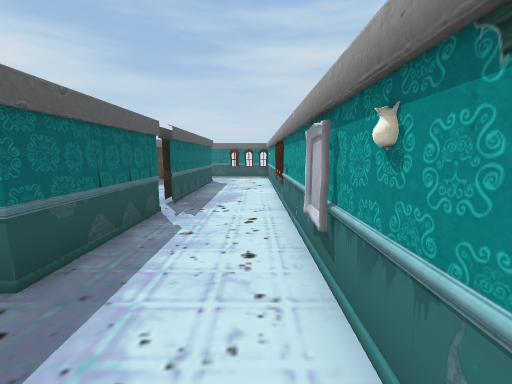
[1] (above)

22 first-person views from a walk through a scene from a Unity 3-D project. The camera is 1.4 m above the floor, tilts 8° down and sees 90° across. The floor is counted in squares, 1 m on a side. Each view is taken from the middle of a square. On the plan, view 1 faces up. The plan holds only what a view shows up to about 13 squares ahead; the rest is blank. Some surface patterns are stand-ins.

[2]
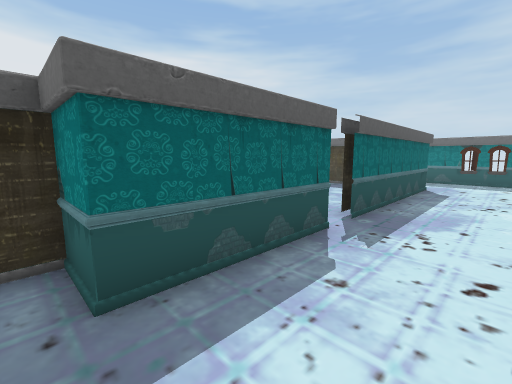

[3]
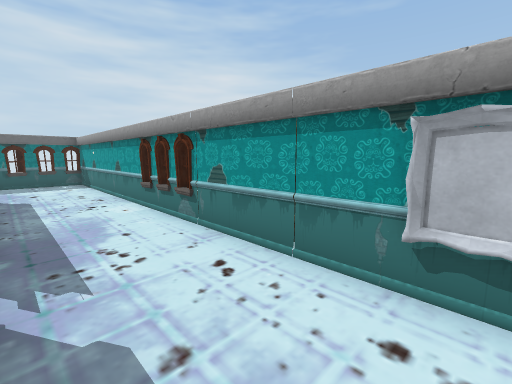

[4]
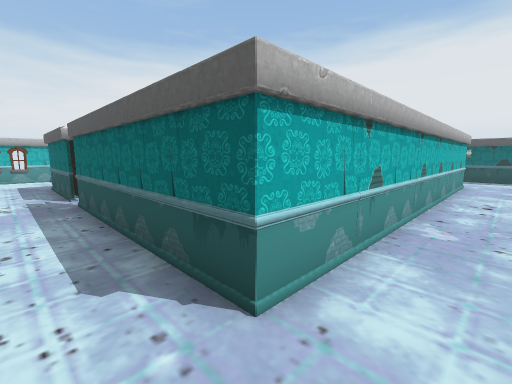

[5]
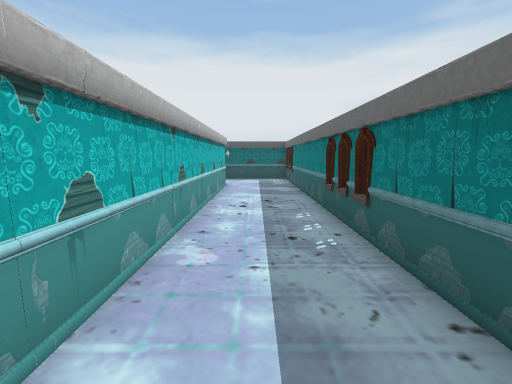

[6]
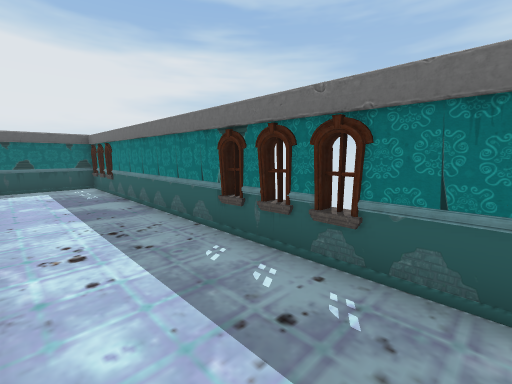

[7]
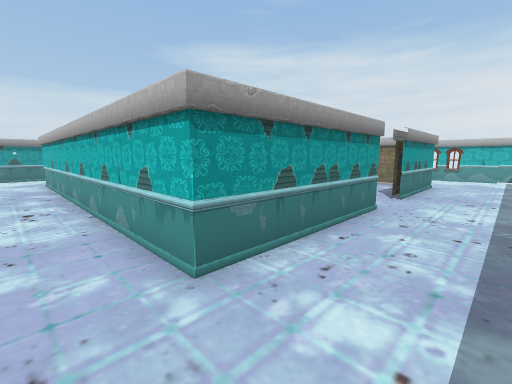

[8]
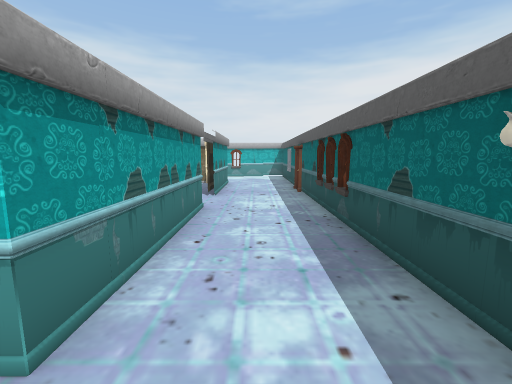

[9]
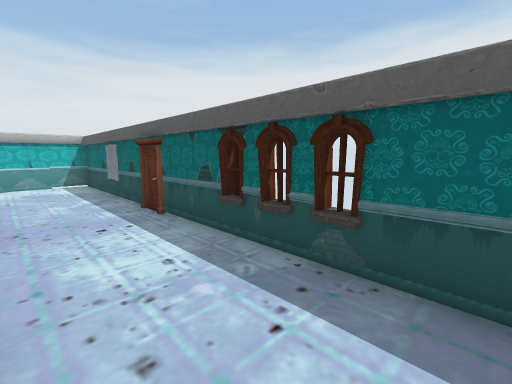

[10]
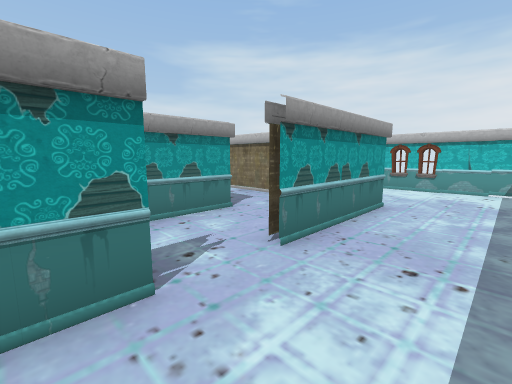

[11]
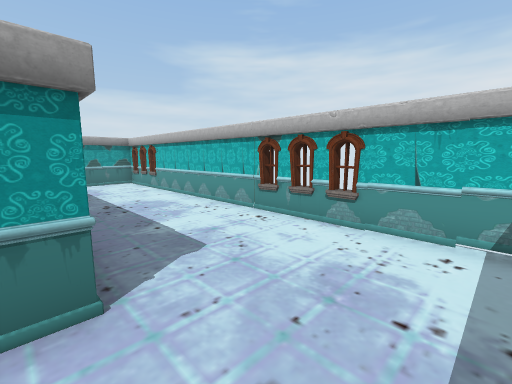

[12]
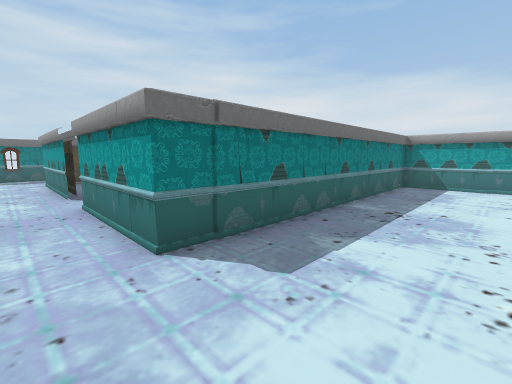

[13]
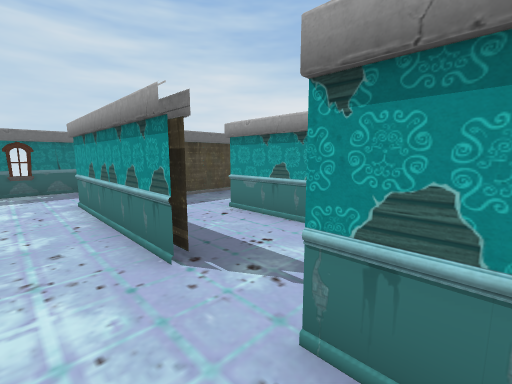

[14]
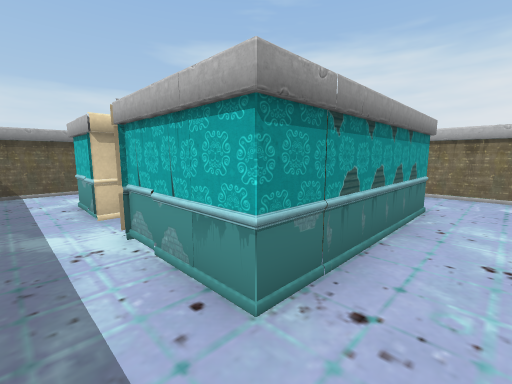

[15]
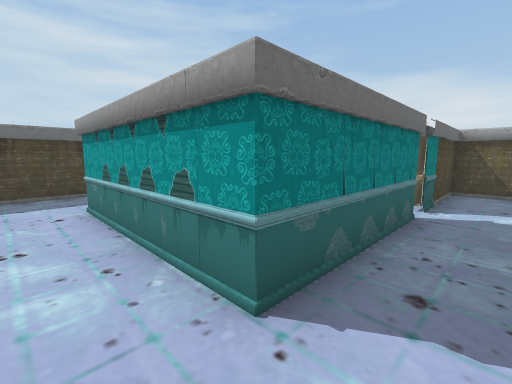

[16]
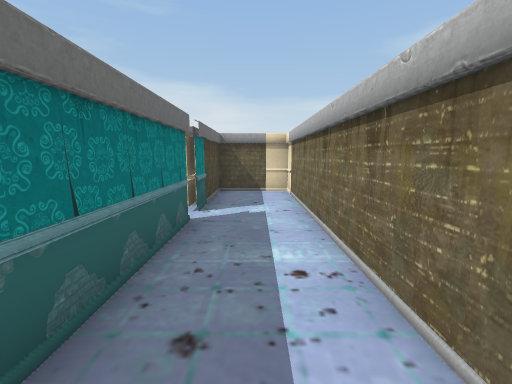

[17]
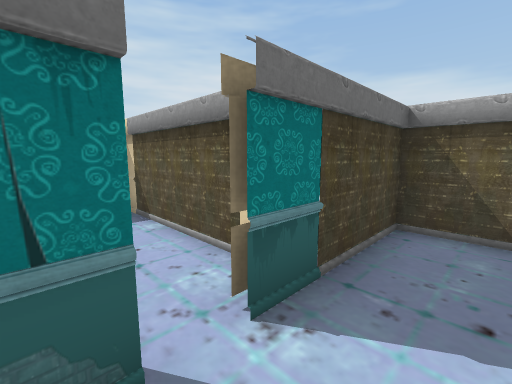

[18]
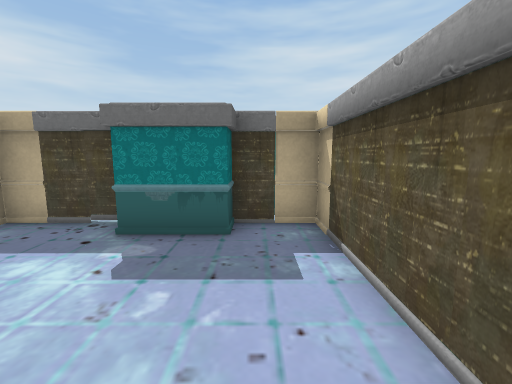

[19]
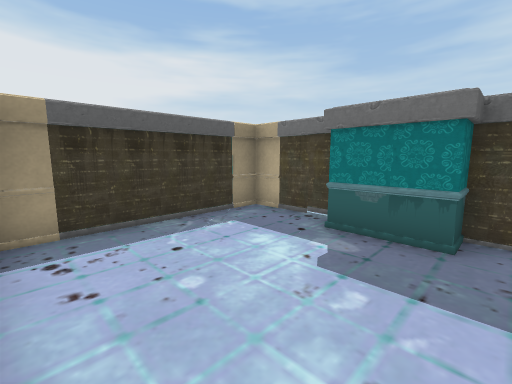

[20]
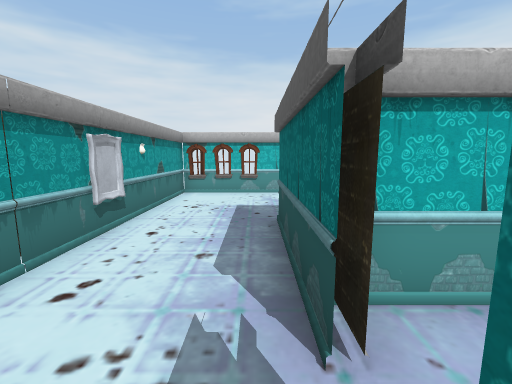

[21]
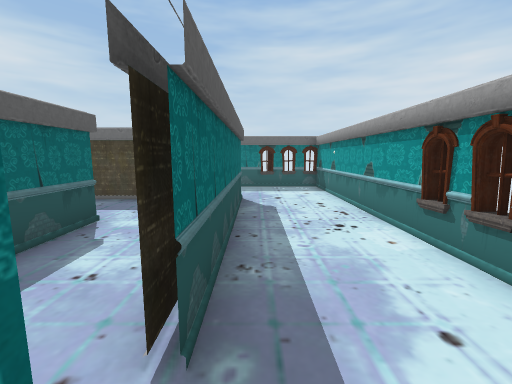

[22]
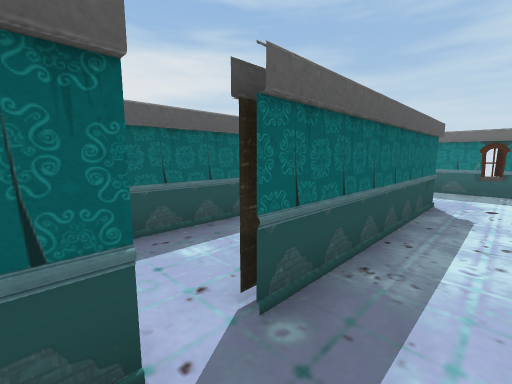

### Floor plan
Points are (right, up) in squares from view 1. A wall is a line through its corners. A room is listed if a view was taken in it or the views show most of it. See-through windows are left out.
Room 1 (views 1, 2, 3, 4, 5, 6, 7, 8, 9, 10, 11, 12, 13, 20, 21, 22)
walls: (-4.1, -1.8) (-4.1, 2.5) (-15.5, 2.4) (-15.5, 7); (-3, -1.8) (0.8, -1.8) (0.8, 17.9) (-3.1, 17.9); (-15.3, 5.6) (-15.3, 7); (-2.7, 6.6) (-2.7, 5.5); (-2.5, 6.6) (-2.5, 2.5) (-3.9, 2.5) (-3.9, 1.9); (-2.7, 8.4) (-2.7, 7.5); (-15.3, 8.9) (-15.3, 10.5); (-15.5, 8.9) (-15.5, 14.5) (-2.5, 14.5) (-2.5, 7.5); (-18.9, 4.5) (-18.9, -1.8) (-4.4, -1.8); (-18.7, 6.1) (-18.7, 4.9); (1, 8.9) (0.7, 9.3); (1, 9) (0.7, 9.3); (-7.5, 18) (-7.9, 17.7); (-8.4, 18.1) (-8.8, 17.8); (-4.6, 17.9) (-18.9, 17.9) (-18.9, 5.4)
ways out: opening at (-3, 7) to room 2; opening at (-15, 8.5) to room 5
Room 2 (view 14)
walls: (-7.7, 11.5) (-5.5, 11.5) (-5.5, 7.5); (-10.1, 14.3) (-14.5, 14.3); (-5.9, 14.3) (-7.4, 14.3); (-12.5, 11.5) (-9.5, 11.5); (-2.7, 11) (-2.7, 13.1); (-4.4, 5.7) (-3, 5.7)
ways out: opening at (-3, 7) to room 1; opening at (-13.5, 10.5) to room 5
Room 3 (views 15, 16, 17, 18, 19)
walls: (-7.4, 5.5) (-12.5, 5.5) (-12.5, 7.5); (-5.8, 5.7) (-6.6, 5.7); (-14.1, 2.7) (-2.7, 2.7) (-2.7, 5.5) (-6.6, 5.5)
ways out: opening at (-7, 6) to room 4; opening at (-13.5, 6.5) to room 5
Room 4 (no view inside)
walls: (-7.5, 10.5) (-9.6, 10.5); (-9.9, 11.3) (-12.3, 11.3) (-12.3, 5.9); (-5.7, 6.4) (-5.7, 11.3) (-7.5, 11.3)
ways out: opening at (-7, 6) to room 3
Room 5 (no view inside)
walls: (-12.5, 7.5) (-12.5, 11.5)
ways out: opening at (-15, 8.5) to room 1; opening at (-13.5, 10.5) to room 2; opening at (-13.5, 6.5) to room 3

Positions as (right, up) in squares from view 1, and headings:
1: (0, 0), facing up
2: (0, 2), facing up-left
3: (-2, 3), facing up-right
4: (-1, 16), facing down-left
5: (-3, 16), facing left
6: (-6, 15), facing up-left
7: (-18, 16), facing down-right
8: (-17, 16), facing down
9: (-16, 12), facing down-left
10: (-18, 10), facing down-right
11: (-18, 3), facing down-right
12: (-17, -1), facing up-right
13: (-17, 6), facing up-right
14: (-14, 13), facing down-right
15: (-14, 4), facing up-right
16: (-13, 4), facing right
17: (-8, 4), facing up-right
18: (-7, 6), facing up
19: (-7, 6), facing up-left
20: (-2, 8), facing down
21: (-2, 6), facing up
22: (-1, 6), facing up-left
